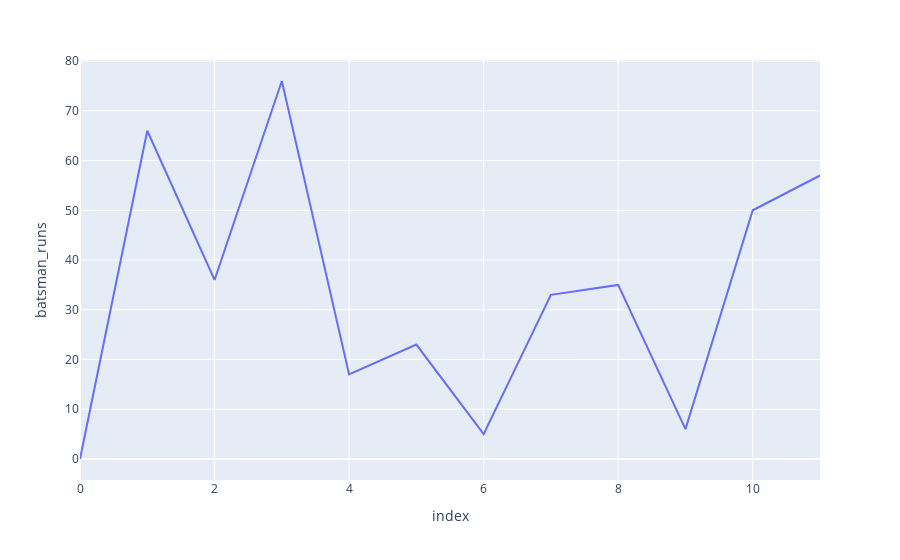

The notebook cell this image was saved under:
### Code cell
graph1(2008)

### Figure 1 — Plotly figure (JSON) as saved in the notebook; plotly's stock layout.template omitted (floating-point values rounded to 4 significant figures)
{"data": [{"customdata": [["2008-04-20"], ["2008-04-22"], ["2008-04-24"], ["2008-05-01"], ["2008-05-25"], ["2008-05-06"], ["2008-05-09"], ["2008-05-11"], ["2008-05-15"], ["2008-05-18"], ["2008-05-23"], ["2008-05-03"]], "hovertemplate": "index=%{x}<br>batsman_runs=%{y}<br>date=%{customdata[0]}<extra></extra>", "legendgroup": "", "line": {"color": "#636efa", "dash": "solid"}, "marker": {"symbol": "circle"}, "mode": "lines", "name": "", "orientation": "v", "showlegend": false, "type": "scatter", "x": [0, 1, 2, 3, 4, 5, 6, 7, 8, 9, 10, 11], "xaxis": "x", "y": [0, 66, 36, 76, 17, 23, 5, 33, 35, 6, 50, 57], "yaxis": "y"}], "layout": {"legend": {"tracegroupgap": 0}, "margin": {"t": 60}, "xaxis": {"anchor": "y", "domain": [0, 1], "title": {"text": "index"}}, "yaxis": {"anchor": "x", "domain": [0, 1], "title": {"text": "batsman_runs"}}}}
